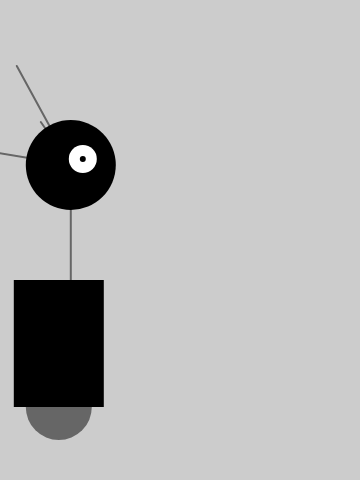
Frame 1 (no input)
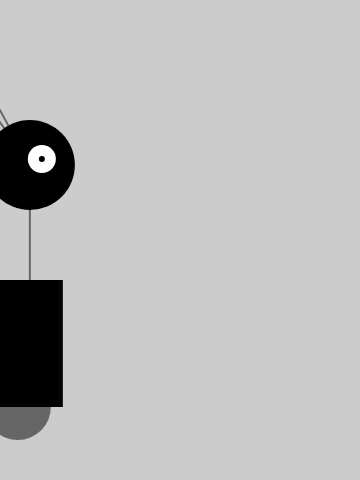
Frame 60 (no input)
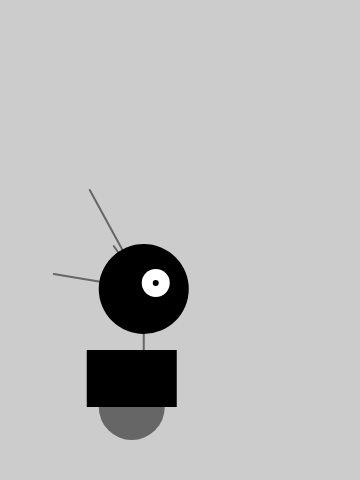
Frame 120 (the mouse pressed at the canvas centre since frame 60)

The p5.js sketch that drew these frames (run headless with seeded random() and noise() and a simulated clock; from frame 60 on, the mouse is pressed at the canvas centre):

// p5.js sketch
// ── sketch.js
var x = 60;
var y = 440;
var radius = 45;
var bodyHeight = 160;
var neckHeight = 70;

var easing = 0.02;

function setup() {
    createCanvas(360, 480);
    strokeWeight(2);
    ellipseMode(RADIUS);
  
}

function draw() {
    var targetX = mouseX;
    x += (targetX - x) * easing;
    
    if (mouseIsPressed) {
        neckHeight = 16;
        bodyHeight = 90;
    } else {
        neckHeight = 70;
        bodyHeight = 160;
    }
    
    var neckY = y - bodyHeight - neckHeight - radius;
    
    background(204);
    
    // neck
    stroke(102);
    line (x+12, y - bodyHeight, x + 12, neckY);
    
    // Antenae
    line(x+12, neckY, x-18, neckY-43);
    line(x+12, neckY, x-42, neckY-99);
    line(x+12, neckY, x-78, neckY-15); 
    
    // Body 
    noStroke();
    fill(102);
    ellipse(x, y-33, 33, 33);
    fill(0);
    rect(x-45, y-bodyHeight, 90, bodyHeight-33);
    
    // Head
    
    fill(0);
    ellipse(x+12, neckY, radius, radius);
    fill(255);
    ellipse(x+24, neckY-6, 14, 14);
    fill(0);
    ellipse(x+24, neckY-6, 3, 3);
    
}
